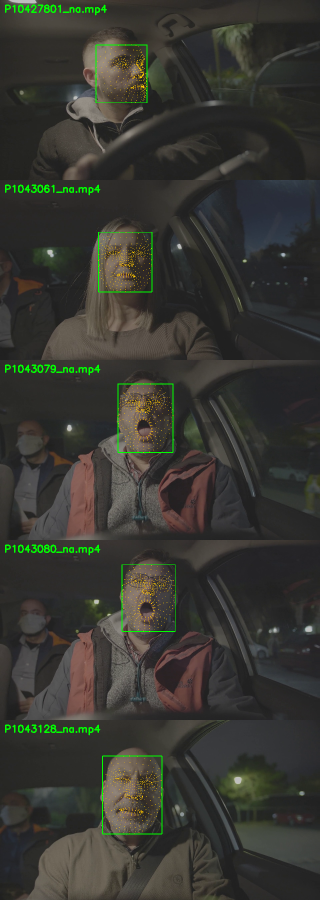
#> input picture module_1/results/downloaded_samples/qualitative_review.png, 640 x 1800 px (shown at 1/2 size)
$ python build_tracked_demo_video.py
#> lines starting #> are read from the running program, lines starting #| are printed output that depends on the picture; after the words box and inside, x2 and y2 are one past the last pixel; in counts of white or black regions, pixels touching at a corner belong together
"""Build a local SG-1 demo video from the tracked qualitative contact sheet.

This is a reproducible setup/demo input. It is not accuracy-test data.
"""

import argparse
from pathlib import Path

import cv2
import numpy as np


ROOT = Path(__file__).resolve().parents[1]
DEFAULT_SOURCE = (
    ROOT / "results" / "downloaded_samples" / "qualitative_review.png"
)
DEFAULT_OUTPUT = ROOT / "data" / "videos" / "sg1_tracked_demo.mp4"


def find_face_crop(panel):
    green = (
        (panel[:, :, 1] > 180)
        & (panel[:, :, 0] < 120)
        & (panel[:, :, 2] < 120)
    )
    green[:40] = False
    ys, xs = np.where(green)
    if len(xs) == 0:
        raise RuntimeError("could not find the tracked green face box")

    x1, x2 = int(xs.min()), int(xs.max())
    y1, y2 = int(ys.min()), int(ys.max())
    box_w = max(1, x2 - x1)
    box_h = max(1, y2 - y1)
    margin_x = int(box_w * 0.65)
    margin_y = int(box_h * 0.45)
    return panel[
        max(0, y1 - margin_y) : min(panel.shape[0], y2 + margin_y),
        max(0, x1 - margin_x) : min(panel.shape[1], x2 + margin_x),
    ].copy()


def letterbox(image, width=640, height=360):
    scale = min(width / image.shape[1], height / image.shape[0])
    resized = cv2.resize(
        image,
        (max(1, round(image.shape[1] * scale)), max(1, round(image.shape[0] * scale))),
        interpolation=cv2.INTER_AREA if scale < 1 else cv2.INTER_LINEAR,
    )
    canvas = np.zeros((height, width, 3), dtype=np.uint8)
    x = (width - resized.shape[1]) // 2
    y = (height - resized.shape[0]) // 2
    canvas[y : y + resized.shape[0], x : x + resized.shape[1]] = resized
    return canvas


def main():
    parser = argparse.ArgumentParser(
        description="Build a reproducible local demo video from tracked SG-1 evidence."
    )
    parser.add_argument("--source", type=Path, default=DEFAULT_SOURCE)
    parser.add_argument("--output", type=Path, default=DEFAULT_OUTPUT)
    parser.add_argument("--fps", type=float, default=10.0)
    parser.add_argument("--frames-per-person", type=int, default=20)
    parser.add_argument("--black-frames", type=int, default=10)
    args = parser.parse_args()

    sheet = cv2.imread(str(args.source))
#> sheet is the input picture: shape (1800, 640, 3); mean B, G, R 49.5, 55.6, 55.6
    if sheet is None:
        raise RuntimeError(f"could not read source image: {args.source}")
    if sheet.shape[0] % 5:
        raise RuntimeError("expected the tracked five-panel qualitative contact sheet")

    panel_height = sheet.shape[0] // 5
#> panel_height = 360
    frames = []
    for index in range(5):
        panel = sheet[index * panel_height : (index + 1) * panel_height]
        crop = find_face_crop(panel)
        frame = letterbox(crop)
        cv2.putText(
            frame,
            f"Tracked demo subject {index + 1}/5",
            (12, 28),
            cv2.FONT_HERSHEY_SIMPLEX,
            0.65,
            (255, 255, 255),
            2,
        )
        frames.extend(frame.copy() for _ in range(args.frames_per_person))
#> this loop made 5 passes
#> (x1 in find_face_crop, x2 in find_face_crop, y1 in find_face_crop, y2 in find_face_crop, box_w in find_face_crop, box_h in find_face_crop, margin_x in find_face_crop, margin_y in find_face_crop) on passes 1 to 5: (191, 294, 89, 205, 103, 116, 66, 52), (196, 304, 104, 224, 108, 120, 70, 54), (235, 346, 47, 185, 111, 138, 72, 62), (243, 350, 49, 183, 107, 134, 69, 60), (204, 324, 71, 228, 120, 157, 78, 70)
#> pass 1, in main, `panel = sheet[index * panel_height : (index + 1) * panel_height]`:
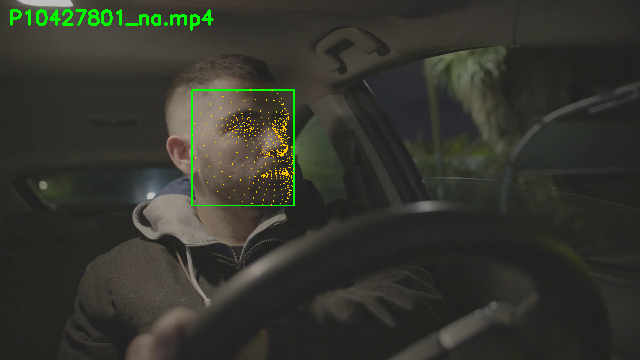
#> panel: shape (360, 640, 3); mean B, G, R 45.8, 53.4, 52.8
#> pass 1, in find_face_crop, `green = ( (panel[:, :, 1] > 180) & (panel[:, :, 0] < 120) & (panel[:, ..`:
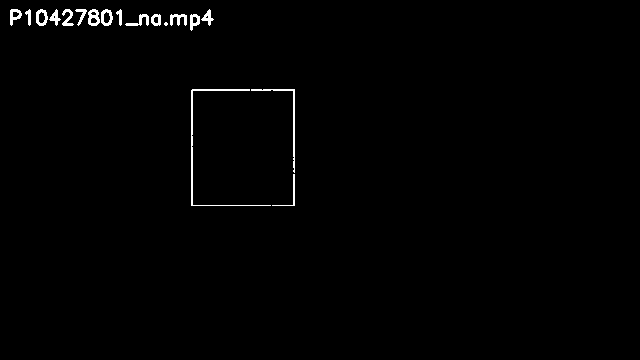
#> green: shape (360, 640) bool; 0.92% white in thin lines or dots, all inside (x1, y1, x2, y2) = (10, 9, 295, 206)
#> pass 1, in letterbox, `resized = cv2.resize( image, (max(1, round(image.shape[1] * scale)), m..`:
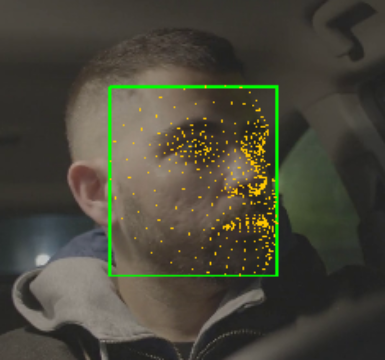
#> resized: shape (360, 385, 3); mean B, G, R 58.2, 71.3, 72.8
#> after the loop:
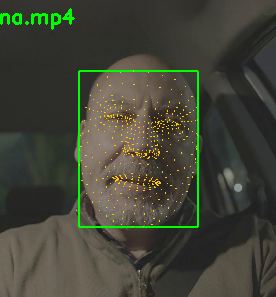
#> crop: shape (297, 276, 3); mean B, G, R 55.2, 67.8, 66.3
#> after the loop:
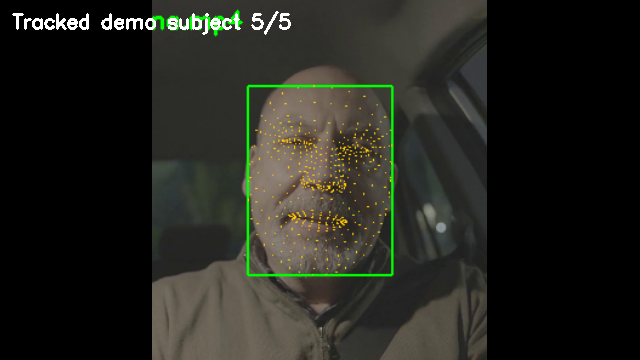
#> frame: shape (360, 640, 3); mean B, G, R 30.7, 37, 36.5
#> after the loop:
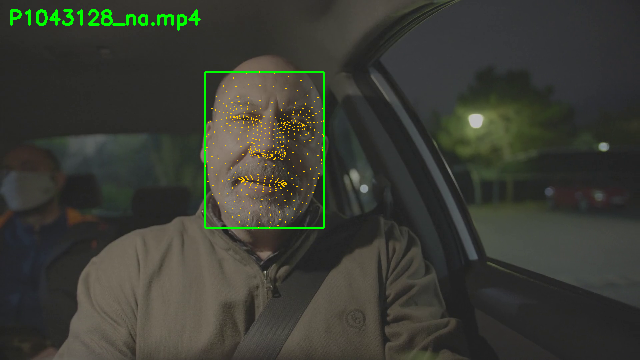
#> panel: shape (360, 640, 3); mean B, G, R 51.9, 60.2, 58.5
#> after the loop, frames = 100 items

    black = np.zeros((360, 640, 3), dtype=np.uint8)
    cv2.putText(
        black,
        "Intentional NO_FACE segment",
        (140, 185),
        cv2.FONT_HERSHEY_SIMPLEX,
        0.7,
        (255, 255, 255),
        2,
    )
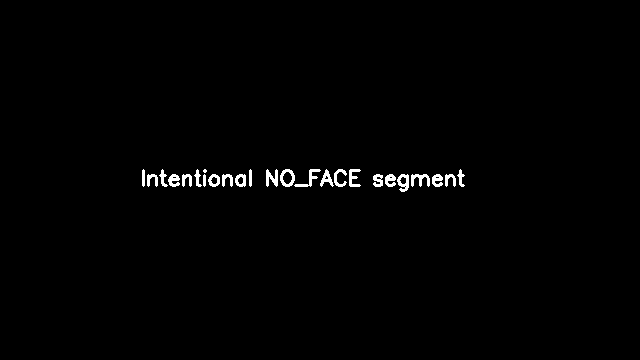
#> black: shape (360, 640, 3); 0.98% white; 25 white regions (1 under 20 px), largest, box (x1, y1, x2, y2) and area: (411, 174, 430, 187) 135, (280, 169, 295, 187) 134, (266, 169, 278, 187) 133
    frames.extend(black.copy() for _ in range(args.black_frames))

    args.output.parent.mkdir(parents=True, exist_ok=True)
    writer = cv2.VideoWriter(
        str(args.output),
        cv2.VideoWriter_fourcc(*"mp4v"),
        args.fps,
        (640, 360),
    )
    if not writer.isOpened():
        raise RuntimeError(f"could not create demo video: {args.output}")
    try:
        for frame in frames:
            writer.write(frame)
#> this loop made 110 passes
    finally:
        writer.release()

    print(f"Wrote {len(frames)} frames to {args.output}")
#| Wrote 110 frames to module_1/data/videos/sg1_tracked_demo.mp4
    print("Purpose: setup and interface demonstration only")
    print("Do not use this generated video for an accuracy claim")


if __name__ == "__main__":
    main()
